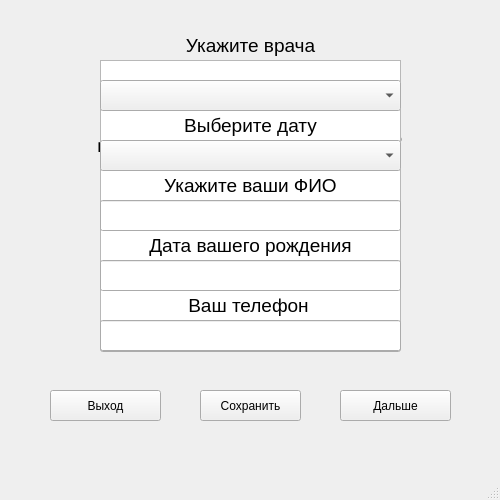
<?xml version="1.0" encoding="UTF-8"?>
<ui version="4.0">
 <class>MainWindow</class>
 <widget class="QMainWindow" name="MainWindow">
  <property name="enabled">
   <bool>true</bool>
  </property>
  <property name="geometry">
   <rect>
    <x>0</x>
    <y>0</y>
    <width>500</width>
    <height>500</height>
   </rect>
  </property>
  <property name="sizePolicy">
   <sizepolicy hsizetype="Fixed" vsizetype="Fixed">
    <horstretch>0</horstretch>
    <verstretch>0</verstretch>
   </sizepolicy>
  </property>
  <property name="minimumSize">
   <size>
    <width>500</width>
    <height>500</height>
   </size>
  </property>
  <property name="maximumSize">
   <size>
    <width>500</width>
    <height>500</height>
   </size>
  </property>
  <property name="windowTitle">
   <string>MainWindow</string>
  </property>
  <property name="layoutDirection">
   <enum>Qt::LeftToRight</enum>
  </property>
  <property name="autoFillBackground">
   <bool>false</bool>
  </property>
  <widget class="QWidget" name="centralwidget">
   <widget class="QLabel" name="labelImg">
    <property name="enabled">
     <bool>true</bool>
    </property>
    <property name="geometry">
     <rect>
      <x>100</x>
      <y>60</y>
      <width>301</width>
      <height>211</height>
     </rect>
    </property>
    <property name="sizePolicy">
     <sizepolicy hsizetype="Preferred" vsizetype="Preferred">
      <horstretch>0</horstretch>
      <verstretch>0</verstretch>
     </sizepolicy>
    </property>
    <property name="styleSheet">
     <string notr="true"/>
    </property>
    <property name="text">
     <string/>
    </property>
    <property name="alignment">
     <set>Qt::AlignCenter</set>
    </property>
    <property name="margin">
     <number>50</number>
    </property>
   </widget>
   <widget class="QComboBox" name="depComboBox">
    <property name="geometry">
     <rect>
      <x>100</x>
      <y>321</y>
      <width>301</width>
      <height>31</height>
     </rect>
    </property>
    <property name="sizePolicy">
     <sizepolicy hsizetype="Preferred" vsizetype="Fixed">
      <horstretch>0</horstretch>
      <verstretch>0</verstretch>
     </sizepolicy>
    </property>
    <property name="layoutDirection">
     <enum>Qt::LeftToRight</enum>
    </property>
    <item>
     <property name="text">
      <string>Выберите направление</string>
     </property>
    </item>
    <item>
     <property name="text">
      <string>Эндокринология</string>
     </property>
    </item>
    <item>
     <property name="text">
      <string>Кардиология</string>
     </property>
    </item>
   </widget>
   <widget class="QLabel" name="labelWelcom">
    <property name="geometry">
     <rect>
      <x>70</x>
      <y>60</y>
      <width>361</width>
      <height>181</height>
     </rect>
    </property>
    <property name="text">
     <string>&lt;html&gt;&lt;head/&gt;&lt;body&gt;&lt;p&gt;&lt;span style=&quot; font-size:26pt;&quot;&gt;Добро пожаловать&lt;/span&gt;&lt;/p&gt;&lt;p&gt;&lt;span style=&quot; font-size:14pt;&quot;&gt;Выберите отделение&lt;/span&gt;&lt;/p&gt;&lt;/body&gt;&lt;/html&gt;</string>
    </property>
    <property name="alignment">
     <set>Qt::AlignCenter</set>
    </property>
   </widget>
   <widget class="QPushButton" name="nextButton">
    <property name="geometry">
     <rect>
      <x>340</x>
      <y>390</y>
      <width>111</width>
      <height>31</height>
     </rect>
    </property>
    <property name="text">
     <string>Дальше</string>
    </property>
   </widget>
   <widget class="QPushButton" name="backButton">
    <property name="geometry">
     <rect>
      <x>50</x>
      <y>390</y>
      <width>111</width>
      <height>31</height>
     </rect>
    </property>
    <property name="text">
     <string>Выход</string>
    </property>
   </widget>
   <widget class="QComboBox" name="docName">
    <property name="geometry">
     <rect>
      <x>100</x>
      <y>80</y>
      <width>301</width>
      <height>31</height>
     </rect>
    </property>
   </widget>
   <widget class="QLabel" name="docLabel">
    <property name="geometry">
     <rect>
      <x>100</x>
      <y>30</y>
      <width>301</width>
      <height>31</height>
     </rect>
    </property>
    <property name="font">
     <font>
      <pointsize>14</pointsize>
     </font>
    </property>
    <property name="text">
     <string>Укажите врача</string>
    </property>
    <property name="alignment">
     <set>Qt::AlignCenter</set>
    </property>
   </widget>
   <widget class="QLabel" name="dateLabel">
    <property name="enabled">
     <bool>true</bool>
    </property>
    <property name="geometry">
     <rect>
      <x>100</x>
      <y>110</y>
      <width>301</width>
      <height>31</height>
     </rect>
    </property>
    <property name="font">
     <font>
      <pointsize>14</pointsize>
     </font>
    </property>
    <property name="text">
     <string>Выберите дату</string>
    </property>
    <property name="alignment">
     <set>Qt::AlignCenter</set>
    </property>
   </widget>
   <widget class="QLineEdit" name="patientName">
    <property name="geometry">
     <rect>
      <x>100</x>
      <y>200</y>
      <width>301</width>
      <height>31</height>
     </rect>
    </property>
   </widget>
   <widget class="QLabel" name="patientLabel">
    <property name="geometry">
     <rect>
      <x>100</x>
      <y>170</y>
      <width>301</width>
      <height>31</height>
     </rect>
    </property>
    <property name="font">
     <font>
      <pointsize>14</pointsize>
     </font>
    </property>
    <property name="text">
     <string>Укажите ваши ФИО</string>
    </property>
    <property name="alignment">
     <set>Qt::AlignCenter</set>
    </property>
   </widget>
   <widget class="QTextEdit" name="result">
    <property name="geometry">
     <rect>
      <x>100</x>
      <y>60</y>
      <width>301</width>
      <height>271</height>
     </rect>
    </property>
   </widget>
   <widget class="QPushButton" name="saveButton">
    <property name="geometry">
     <rect>
      <x>200</x>
      <y>390</y>
      <width>101</width>
      <height>31</height>
     </rect>
    </property>
    <property name="text">
     <string>Сохранить</string>
    </property>
   </widget>
   <widget class="QComboBox" name="dateEdit">
    <property name="geometry">
     <rect>
      <x>100</x>
      <y>140</y>
      <width>301</width>
      <height>31</height>
     </rect>
    </property>
   </widget>
   <widget class="QLabel" name="birthdaLabel">
    <property name="geometry">
     <rect>
      <x>100</x>
      <y>230</y>
      <width>301</width>
      <height>31</height>
     </rect>
    </property>
    <property name="font">
     <font>
      <pointsize>14</pointsize>
     </font>
    </property>
    <property name="text">
     <string>Дата вашего рождения</string>
    </property>
    <property name="alignment">
     <set>Qt::AlignCenter</set>
    </property>
   </widget>
   <widget class="QLineEdit" name="birthdayEdit">
    <property name="geometry">
     <rect>
      <x>100</x>
      <y>260</y>
      <width>301</width>
      <height>31</height>
     </rect>
    </property>
   </widget>
   <widget class="QLabel" name="phoneLabel">
    <property name="geometry">
     <rect>
      <x>98</x>
      <y>290</y>
      <width>301</width>
      <height>31</height>
     </rect>
    </property>
    <property name="font">
     <font>
      <pointsize>14</pointsize>
     </font>
    </property>
    <property name="text">
     <string>Ваш телефон</string>
    </property>
    <property name="alignment">
     <set>Qt::AlignCenter</set>
    </property>
   </widget>
   <widget class="QLineEdit" name="phoneEdit">
    <property name="geometry">
     <rect>
      <x>100</x>
      <y>320</y>
      <width>301</width>
      <height>31</height>
     </rect>
    </property>
   </widget>
   <zorder>labelWelcom</zorder>
   <zorder>result</zorder>
   <zorder>labelImg</zorder>
   <zorder>depComboBox</zorder>
   <zorder>nextButton</zorder>
   <zorder>backButton</zorder>
   <zorder>docName</zorder>
   <zorder>docLabel</zorder>
   <zorder>patientName</zorder>
   <zorder>patientLabel</zorder>
   <zorder>saveButton</zorder>
   <zorder>dateLabel</zorder>
   <zorder>dateEdit</zorder>
   <zorder>birthdaLabel</zorder>
   <zorder>birthdayEdit</zorder>
   <zorder>phoneLabel</zorder>
   <zorder>phoneEdit</zorder>
  </widget>
  <widget class="QMenuBar" name="menubar">
   <property name="geometry">
    <rect>
     <x>0</x>
     <y>0</y>
     <width>500</width>
     <height>22</height>
    </rect>
   </property>
   <property name="layoutDirection">
    <enum>Qt::LeftToRight</enum>
   </property>
  </widget>
  <widget class="QStatusBar" name="statusbar"/>
 </widget>
 <tabstops>
  <tabstop>depComboBox</tabstop>
 </tabstops>
 <resources/>
 <connections/>
</ui>
